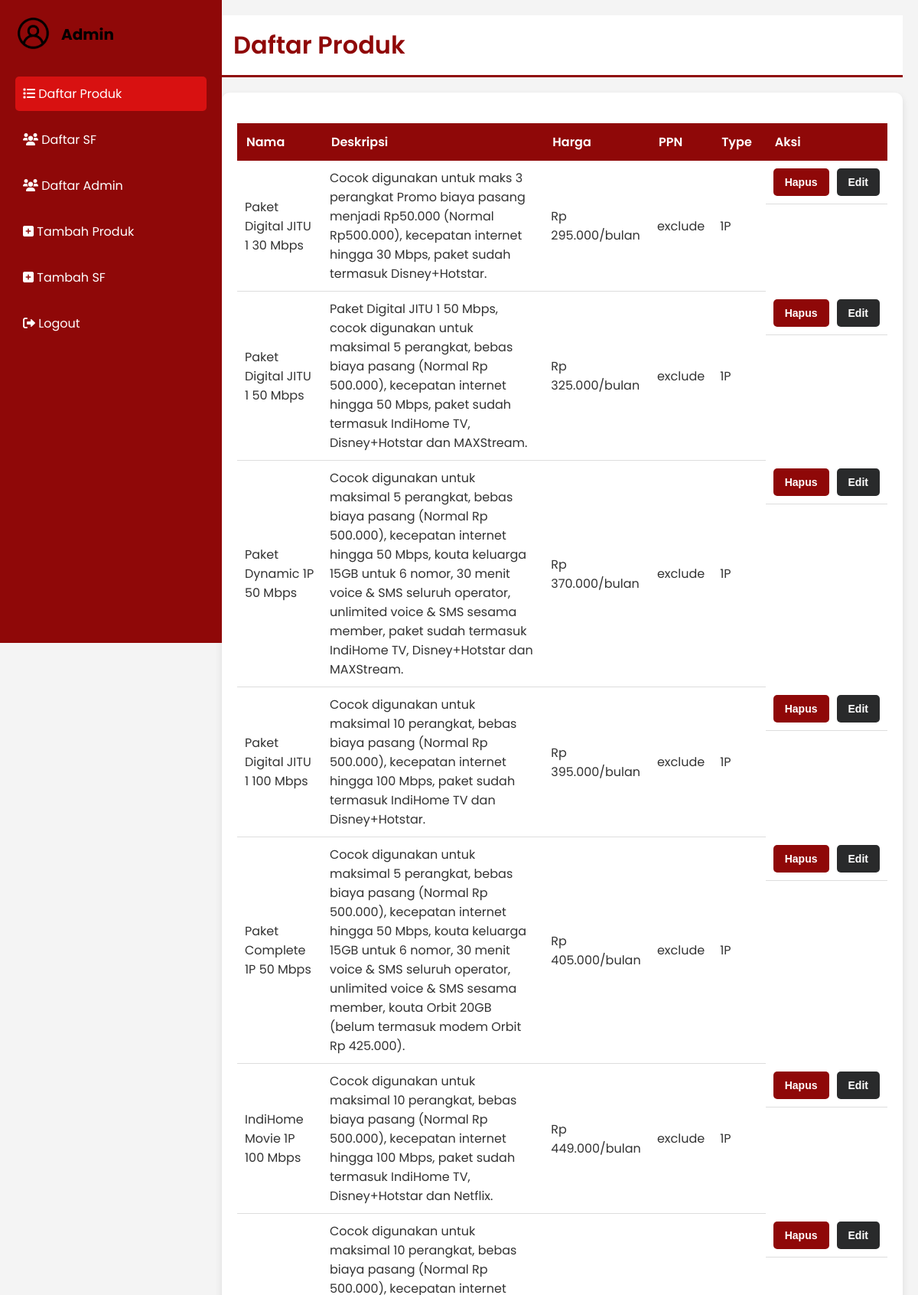
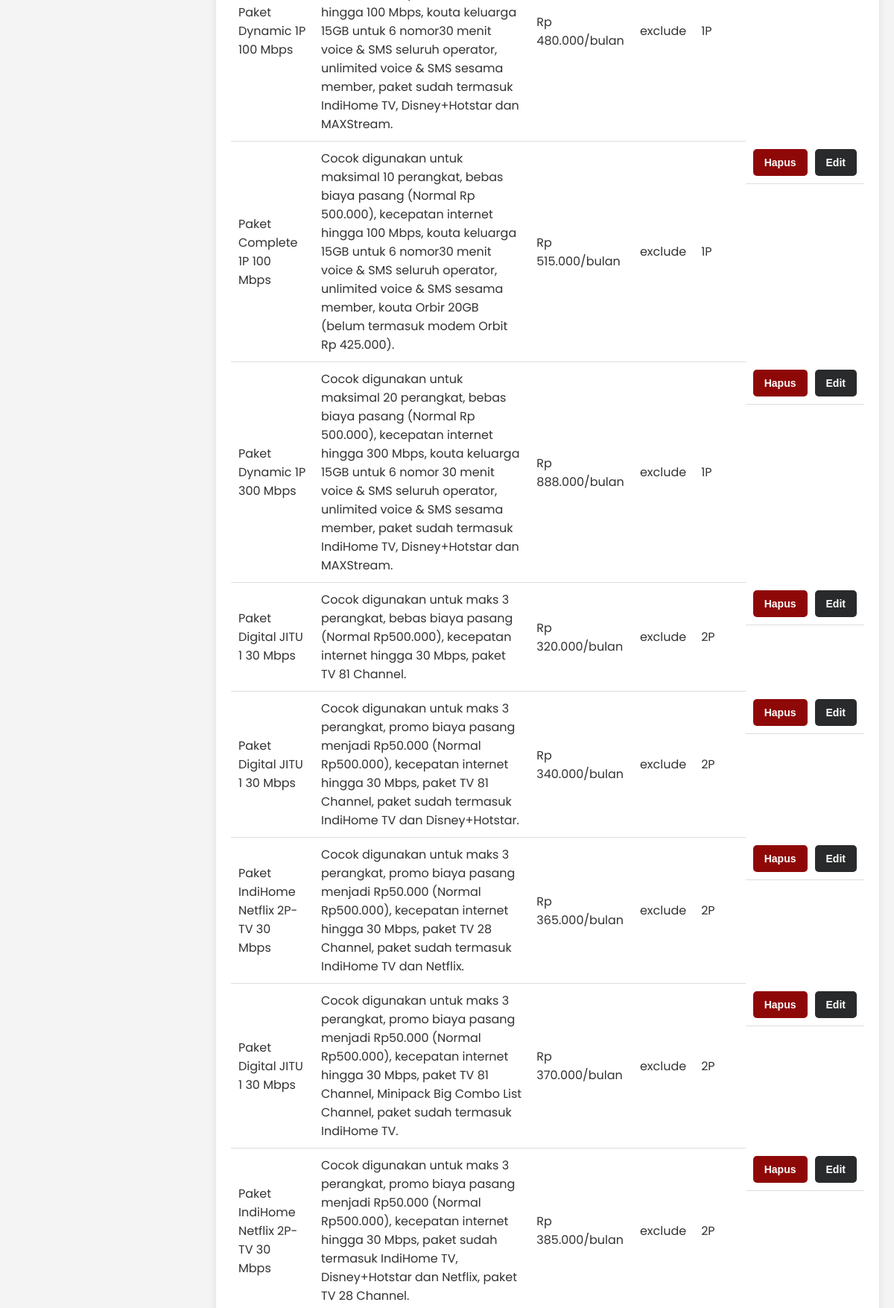
The page /indihome-catalog/daftar_produk.php (signed in, upper part) on the database its author committed (2 pictures, top to bottom).
### tables this page shows
CREATE TABLE `products` (
  `id` int(11) NOT NULL,
  `name` varchar(50) NOT NULL,
  `description` text NOT NULL,
  `price` varchar(25) NOT NULL,
  `PPN` varchar(25) NOT NULL,
  `type` varchar(255) NOT NULL
);

### indihome-catalog/daftar_produk.php (the view, shortened to what this page needs)
<!DOCTYPE html>
<html lang="id">
<head>
    <link rel="stylesheet" href="css/admin.css">
    <link rel="stylesheet" href="https://cdnjs.cloudflare.com/ajax/libs/font-awesome/6.0.0-beta3/css/all.min.css">
</head>
<body>
    <div class="sidebar">
        <div class="logo-container">
            <img src="images/Admin.png" alt="Admin Logo" class="admin-logo">
            <h2>Admin</h2>
        </div>
        <ul>
            <li><a href="daftar_produk.php" class="active"><i class="fas fa-list"></i> Daftar Produk</a></li>
            <li><a href="daftar_sf.php"><i class="fas fa-users"></i> Daftar SF</a></li>
            <li><a href="daftar_admin.php"><i class="fas fa-users"></i> Daftar Admin</a></li>
            <li><a href="tambah_produk.php"><i class="fas fa-plus-square"></i> Tambah Produk</a></li>
            <li><a href="tambah_sf.php"><i class="fas fa-plus-square"></i> Tambah SF</a></li>
            <li><a href="logout.php"><i class="fas fa-sign-out-alt"></i> Logout</a></li>
        </ul>
    </div>
    <div class="main-content">
        <header>
            <h1>Daftar Produk</h1>
        </header>
        <section class="table-section">
            <table>
                <tr>
                    <th>Nama</th>
                    <th>Deskripsi</th>
                    <th>Harga</th>
                    <th>PPN</th>
                    <th>Type</th>
                    <th>Aksi</th>
                </tr>
                <?php
                include('db.php');
                $result = $conn->query("SELECT * FROM products");
                while ($row = $result->fetch_assoc()) {
                    echo "<tr>";
                    echo "<td>" . htmlspecialchars($row['name']) . "</td>";
                    echo "<td>" . htmlspecialchars($row['description']) . "</td>";
                    echo "<td>" . htmlspecialchars($row['price']) . "</td>";
                    echo "<td>" . htmlspecialchars($row['PPN']) . "</td>";
                    echo "<td>" . htmlspecialchars($row['type']) . "</td>";
                    echo "<td class='action-buttons'>
                            <form action='process.php' method='post' class='delete-form' style='display:inline;'>
                                <input type='hidden' name='action' value='delete'>
                                <input type='hidden' name='id' value='" . htmlspecialchars($row['id']) . "'>
                                <button type='submit' class='delete'>Hapus</button>
                            </form>
                            <button class='edit' onclick='showEditForm(\"" . htmlspecialchars($row['id']) . "\", \"" . htmlspecialchars($row['name']) . "\", \"" . htmlspecialchars($row['description']) . "\", \"" . htmlspecialchars($row['price']) . "\", \"" . htmlspecialchars($row['PPN']) . "\", \"" . htmlspecialchars($row['type']) . "\")'>Edit</button>
                          </td>";
                    echo "</tr>";
                }
                ?>
            </table>
        </section>
    </div>
</body>
</html>

### indihome-catalog/css/admin.css (style rules this page uses)
body { font-family: 'Poppins', sans-serif; margin: 0; padding: 0; background-color: #f4f4f4; color: #333; display: flex; min-height: 100vh; }
.sidebar { width: 250px; background-color: #8f0808; padding: 20px; height: 100vh; position: fixed; top: 0; left: 0; color: #fff; }
.sidebar { width: 250px; transition: transform 0.3s ease; }
.logo-container { display: flex; align-items: center; margin-bottom: 30px; }
.admin-logo { width: 50px; height: auto; margin-right: 10px; }
.sidebar h2 { margin: 0; font-size: 20px; color: #000; }
.sidebar ul { list-style-type: none; padding: 0; }
.sidebar ul li { margin: 15px 0; }
.sidebar ul li a { color: #fff; text-decoration: none; font-size: 16px; display: block; padding: 10px; border-radius: 5px; transition: background-color 0.3s ease; }
.sidebar ul li a:hover, .sidebar ul li a.active { background-color: #d81111; }
.main-content { margin-left: 270px; padding: 20px; flex: 1; }
header { background-color: #ffffff; padding: 15px; border-bottom: 3px solid #8f0808; margin-bottom: 20px; }
header h1 { margin: 0; color: #8f0808; font-weight: 600; }
.form-section, .table-section { background-color: #ffffff; padding: 20px; border-radius: 10px; margin-bottom: 30px; box-shadow: 0 4px 10px rgba(0, 0, 0, 0.1); }
form button[type="submit"] { padding: 10px 15px; background-color: #8f0808; color: #ffffff; border: none; border-radius: 5px; cursor: pointer; font-weight: 600; font-size: 14px; }
table { width: 100%; border-collapse: collapse; margin-top: 20px; }
table th { background-color: #8f0808; color: #ffffff; padding: 12px; text-align: left; font-weight: 600; }
table td { padding: 10px; border-bottom: 1px solid #ddd; text-align: left; }
.action-buttons { display: flex; gap: 10px; }
.edit { padding: 10px 15px; background-color: #292a2b; color: #ffffff; border: none; border-radius: 5px; cursor: pointer; font-weight: 600; font-size: 14px; }

### rows shown on the page
products: name "Paket Digital JITU 1 30 Mbps", description "Cocok digunakan untuk maks 3 perangkat Promo biaya pasang menjadi Rp50.000 (Normal Rp500.000), kecepatan internet hingga 30 Mbps, paket sudah termasuk Disney+Hotstar.", price "Rp 295.000/bulan", PPN "exclude", type "1P"
products: name "Paket Digital JITU 1 50 Mbps", description "Paket Digital JITU 1 50 Mbps, cocok digunakan untuk maksimal 5 perangkat, bebas biaya pasang (Normal Rp 500.000), kecepatan internet hingga 50 Mbps, paket sudah termasuk IndiHome TV, Disney+Hotstar dan MAXStream.", price "Rp 325.000/bulan", PPN "exclude", type "1P"
products: name "Paket Dynamic 1P 50 Mbps", description "Cocok digunakan untuk maksimal 5 perangkat, bebas biaya pasang (Normal Rp 500.000), kecepatan internet hingga 50 Mbps, kouta keluarga 15GB untuk 6 nomor, 30 menit voice & SMS seluruh operator, unlimited voice & SMS sesama member, paket sudah termasuk IndiHome TV, Disney+Hotstar dan MAXStream.", price "Rp 370.000/bulan", PPN "exclude", type "1P"
products: name "Paket Digital JITU 1 100 Mbps", description "Cocok digunakan untuk maksimal 10 perangkat, bebas biaya pasang (Normal Rp 500.000), kecepatan internet hingga 100 Mbps, paket sudah termasuk IndiHome TV dan Disney+Hotstar.", price "Rp 395.000/bulan", PPN "exclude", type "1P"
products: name "Paket Complete 1P 50 Mbps", description "Cocok digunakan untuk maksimal 5 perangkat, bebas biaya pasang (Normal Rp 500.000), kecepatan internet hingga 50 Mbps, kouta keluarga 15GB untuk 6 nomor, 30 menit voice & SMS seluruh operator, unlimited voice & SMS sesama member, kouta Orbit 20GB (belum termasuk modem Orbit Rp 425.000).", price "Rp 405.000/bulan", PPN "exclude", type "1P"
products: name "IndiHome Movie 1P 100 Mbps", description "Cocok digunakan untuk maksimal 10 perangkat, bebas biaya pasang (Normal Rp 500.000), kecepatan internet hingga 100 Mbps, paket sudah termasuk IndiHome TV, Disney+Hotstar dan Netflix.", price "Rp 449.000/bulan", PPN "exclude", type "1P"
products: name "Paket Dynamic 1P 100 Mbps", description "Cocok digunakan untuk maksimal 10 perangkat, bebas biaya pasang (Normal Rp 500.000), kecepatan internet hingga 100 Mbps, kouta keluarga 15GB untuk 6 nomor30 menit voice & SMS seluruh operator, unlimited voice & SMS sesama member, paket sudah termasuk IndiHome TV, Disney+Hotstar dan MAXStream.", price "Rp 480.000/bulan", PPN "exclude", type "1P"
products: name "Paket Complete 1P 100 Mbps", description "Cocok digunakan untuk maksimal 10 perangkat, bebas biaya pasang (Normal Rp 500.000), kecepatan internet hingga 100 Mbps, kouta keluarga 15GB untuk 6 nomor30 menit voice & SMS seluruh operator, unlimited voice & SMS sesama member, kouta Orbir 20GB (belum termasuk modem Orbit Rp 425.000).", price "Rp 515.000/bulan", PPN "exclude", type "1P"
products: name "Paket Dynamic 1P 300 Mbps", description "Cocok digunakan untuk maksimal 20 perangkat, bebas biaya pasang (Normal Rp 500.000), kecepatan internet hingga 300 Mbps, kouta keluarga 15GB untuk 6 nomor 30 menit voice & SMS seluruh operator, unlimited voice & SMS sesama member, paket sudah termasuk IndiHome TV, Disney+Hotstar dan MAXStream.", price "Rp 888.000/bulan", PPN "exclude", type "1P"
products: name "Paket Digital JITU 1 30 Mbps", description "Cocok digunakan untuk maks 3 perangkat, bebas biaya pasang (Normal Rp500.000), kecepatan internet hingga 30 Mbps, paket TV 81 Channel.", price "Rp 320.000/bulan", PPN "exclude", type "2P"
products: name "Paket Digital JITU 1 30 Mbps", description "Cocok digunakan untuk maks 3 perangkat, promo biaya pasang menjadi Rp50.000 (Normal Rp500.000), kecepatan internet hingga 30 Mbps, paket TV 81 Channel, paket sudah termasuk IndiHome TV dan Disney+Hotstar.", price "Rp 340.000/bulan", PPN "exclude", type "2P"
products: name "Paket IndiHome Netflix 2P-TV 30 Mbps", description "Cocok digunakan untuk maks 3 perangkat, promo biaya pasang menjadi Rp50.000 (Normal Rp500.000), kecepatan internet hingga 30 Mbps, paket TV 28 Channel, paket sudah termasuk IndiHome TV dan Netflix.", price "Rp 365.000/bulan", PPN "exclude", type "2P"
products: name "Paket Digital JITU 1 30 Mbps", description "Cocok digunakan untuk maks 3 perangkat, promo biaya pasang menjadi Rp50.000 (Normal Rp500.000), kecepatan internet hingga 30 Mbps, paket TV 81 Channel, Minipack Big Combo List Channel, paket sudah termasuk IndiHome TV.", price "Rp 370.000/bulan", PPN "exclude", type "2P"
products: name "Paket IndiHome Netflix 2P-TV 30 Mbps", description "Cocok digunakan untuk maks 3 perangkat, promo biaya pasang menjadi Rp50.000 (Normal Rp500.000), kecepatan internet hingga 30 Mbps, paket sudah termasuk IndiHome TV, Disney+Hotstar dan Netflix, paket TV 28 Channel.", price "Rp 385.000/bulan", PPN "exclude", type "2P"
